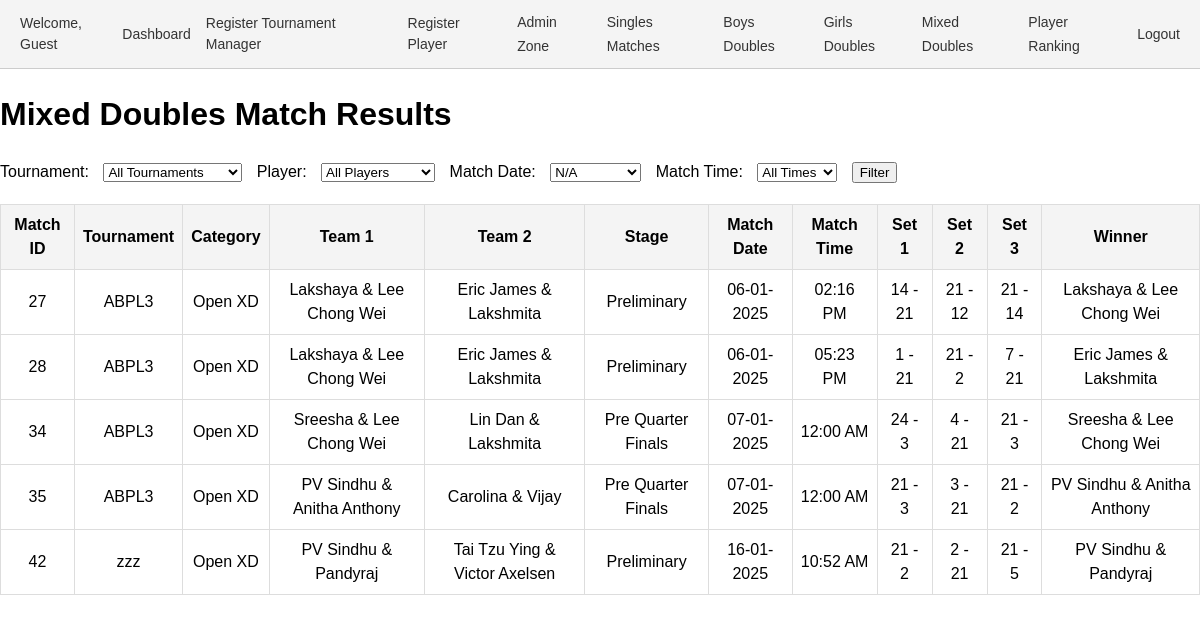
Page /results_xd.php on the committed database.
### tables this page shows
CREATE TABLE `matches` (
  `id` int(11) NOT NULL,
  `tournament_id` int(11) NOT NULL,
  `category_id` int(11) NOT NULL,
  `pool` enum('A','B') DEFAULT NULL,
  `player1_id` int(11) DEFAULT NULL,
  `player2_id` int(11) DEFAULT NULL,
  `pre_quarter` tinyint(1) DEFAULT 0,
  `quarter` tinyint(1) DEFAULT 0,
  `semi` tinyint(1) DEFAULT 0,
  `final` tinyint(1) DEFAULT 0,
  `set1_player1_points` int(11) DEFAULT 0,
  `set1_player2_points` int(11) DEFAULT 0,
  `set2_player1_points` int(11) DEFAULT 0,
  `set2_player2_points` int(11) DEFAULT 0,
  `set3_player1_points` int(11) DEFAULT 0,
  `set3_player2_points` int(11) DEFAULT 0,
  `created_by` int(11) DEFAULT NULL,
  `stage` enum('Pre Quarter Finals','Quarter Finals','Semifinals','Finals','Preliminary') NOT NULL,
  `match_date` date DEFAULT NULL,
  `match_time` varchar(255) NOT NULL,
  `team1_player1_id` int(11) NOT NULL DEFAULT 0,
  `team1_player2_id` int(11) NOT NULL DEFAULT 0,
  `team2_player1_id` int(11) DEFAULT 0,
  `team2_player2_id` int(11) DEFAULT 0,
  `set1_team1_points` int(11) NOT NULL DEFAULT 0,
  `set1_team2_points` int(11) DEFAULT 0,
  `set2_team1_points` int(11) DEFAULT 0,
  `set2_team2_points` int(11) DEFAULT 0,
  `set3_team1_points` int(11) DEFAULT 0,
  `set3_team2_points` int(11) DEFAULT 0,
  `player3_id` int(11) DEFAULT NULL,
  `player4_id` int(11) DEFAULT NULL,
  `deleted_at` datetime DEFAULT NULL
);

CREATE TABLE `tournaments` (
  `id` int(11) NOT NULL,
  `name` varchar(255) NOT NULL,
  `created_by` int(11) DEFAULT NULL,
  `year` int(11) NOT NULL DEFAULT year(curdate()),
  `moderated_by` int(11) DEFAULT NULL
);

CREATE TABLE `categories` (
  `id` int(11) NOT NULL,
  `name` varchar(255) NOT NULL,
  `created_by` int(11) NOT NULL,
  `age_group` varchar(255) DEFAULT NULL,
  `sex` varchar(10) DEFAULT NULL,
  `type` enum('singles','doubles','mixed doubles') DEFAULT 'singles',
  `tournament_id` int(11) NOT NULL
);

### results_xd.php (the view, shortened to what this page needs)
<?php include 'header.php'; ?>
<?php
require_once 'conn.php';
$conn = new mysqli($servername, $username, $password, $dbname);
$match_date = $_GET['match_date'] ?? '';
$dates = $conn->query("SELECT DISTINCT match_date FROM matches ORDER BY match_date");
$query = "
    SELECT
        m.id AS match_id,
        t.name AS tournament_name,
        c.name AS category_name,
        c.type AS category_type, /* Singles, Doubles, or Mixed Doubles */
        p1.name AS team1_player1_name,
        p2.name AS team1_player2_name,
        p3.name AS team2_player1_name,
        p4.name AS team2_player2_name,
        m.stage,
        m.match_date,
        m.match_time,
        m.set1_team1_points,
        m.set1_team2_points,
        m.set2_team1_points,
        m.set2_team2_points,
        m.set3_team1_points,
        m.set3_team2_points
    FROM matches m
    INNER JOIN tournaments t ON m.tournament_id = t.id
    INNER JOIN categories c ON m.category_id = c.id
    LEFT JOIN players p1 ON m.team1_player1_id = p1.id
    LEFT JOIN players p2 ON m.team1_player2_id = p2.id
    LEFT JOIN players p3 ON m.team2_player1_id = p3.id
    LEFT JOIN players p4 ON m.team2_player2_id = p4.id
    WHERE c.type = 'mixed doubles' /* Filter only Mixed Doubles categories */
";
$query .= " ORDER BY m.id";
$result = $conn->query($query);
?>
<!DOCTYPE html>
<html lang="en">
<head>
</head>
<body>
    <h1>Mixed Doubles Match Results</h1>
    <form method="get">
        <label for="tournament_id">Tournament:</label>
        <select name="tournament_id" id="tournament_id">
            <option value="">All Tournaments</option>
        </select>
        <label for="player_id">Player:</label>
        <select name="player_id" id="player_id">
            <option value="">All Players</option>
        </select>
        <label for="match_date">Match Date:</label>
        <select name="match_date" id="match_date">
            <?php while ($row = $dates->fetch_assoc()): ?>
                <option value="<?= $row['match_date'] ?>" <?= $match_date == $row['match_date'] ? 'selected' : '' ?>>
                    <?= $row['match_date'] ? date("d-m-Y", strtotime($row['match_date'])) : 'N/A' ?>
                </option>
            <?php endwhile; ?>
        </select>
        <label for="datetime">Match Time:</label>
        <select name="datetime" id="datetime">
            <option value="">All Times</option>
        </select>
        <button type="submit">Filter</button>
    </form>
    <?php if ($result->num_rows > 0): ?>
        <table>
            <tr>
                <th>Match ID</th>
                <th>Tournament</th>
                <th>Category</th>
                <th>Team 1</th>
                <th>Team 2</th>
                <th>Stage</th>
                <th>Match Date</th>
                <th>Match Time</th>
                <th>Set 1</th>
                <th>Set 2</th>
                <th>Set 3</th>
                <th>Winner</th>
            </tr>
            <?php while ($row = $result->fetch_assoc()):
                $team1 = $row['team1_player1_name'] . " & " . $row['team1_player2_name'];
                $team2 = $row['team2_player1_name'] . " & " . $row['team2_player2_name'];
                $team1_total = $row['set1_team1_points'] + $row['set2_team1_points'] + $row['set3_team1_points'];
                $team2_total = $row['set1_team2_points'] + $row['set2_team2_points'] + $row['set3_team2_points'];
                $winner = $team1_total > $team2_total ? $team1 : ($team1_total < $team2_total ? $team2 : 'Draw');
            ?>
                <tr>
                    <td><?= $row['match_id'] ?></td>
                    <td><?= $row['tournament_name'] ?></td>
                    <td><?= $row['category_name'] ?></td>
                    <td><?= $team1 ?></td>
                    <td><?= $team2 ?></td>
                    <td><?= $row['stage'] ?></td>
                    <td><?= $row['match_date'] ? date("d-m-Y", strtotime($row['match_date'])) : 'N/A' ?></td>
                    <td><?= $row['match_time'] ? date("h:i A", strtotime($row['match_time'])) : 'N/A' ?></td>
                    <td><?= $row['set1_team1_points'] . ' - ' . $row['set1_team2_points'] ?></td>
                    <td><?= $row['set2_team1_points'] . ' - ' . $row['set2_team2_points'] ?></td>
                    <td><?= $row['set3_team1_points'] . ' - ' . $row['set3_team2_points'] ?></td>
                    <td><?= $winner ?></td>
                </tr>
            <?php endwhile; ?>
        </table>
    <?php else: ?>
        <p>No matches found for the selected filters.</p>
    <?php endif; ?>
</body>
</html>

### header.php (style rules this page uses)
body { margin: 0; padding: 0; font-family: Arial, sans-serif; line-height: 1.5; }

### results_xd.php (style rules this page uses)
body { font-family: Arial, sans-serif; margin: 0px; }
table { width: 100%; border-collapse: collapse; margin: 20px 0; }
th, td { border: 1px solid #ddd; padding: 8px; text-align: center; }
th { background-color: #f4f4f4; }
form { margin-bottom: 20px; }
label, select, button { margin-right: 10px; }

### rows in the picture
matches: id "27", tournament.name "ABPL3", category.name "Open XD", team1 "Lakshaya & Lee Chong Wei", team2 "Eric James & Lakshmita", stage "Preliminary", match_date "06-01-2025", match_time "02:16 PM", set1_team1_points "14", set1_team2_points "21", set2_team1_points "21", set2_team2_points "12", set3_team1_points "21", set3_team2_points "14", winner "Lakshaya & Lee Chong Wei"
matches: id "28", tournament.name "ABPL3", category.name "Open XD", team1 "Lakshaya & Lee Chong Wei", team2 "Eric James & Lakshmita", stage "Preliminary", match_date "06-01-2025", match_time "05:23 PM", set1_team1_points "1", set1_team2_points "21", set2_team1_points "21", set2_team2_points "2", set3_team1_points "7", set3_team2_points "21", winner "Eric James & Lakshmita"
matches: id "34", tournament.name "ABPL3", category.name "Open XD", team1 "Sreesha & Lee Chong Wei", team2 "Lin Dan & Lakshmita", stage "Pre Quarter Finals", match_date "07-01-2025", match_time "12:00 AM", set1_team1_points "24", set1_team2_points "3", set2_team1_points "4", set2_team2_points "21", set3_team1_points "21", set3_team2_points "3", winner "Sreesha & Lee Chong Wei"
matches: id "35", tournament.name "ABPL3", category.name "Open XD", team1 "PV Sindhu & Anitha Anthony", team2 "Carolina & Vijay", stage "Pre Quarter Finals", match_date "07-01-2025", match_time "12:00 AM", set1_team1_points "21", set1_team2_points "3", set2_team1_points "3", set2_team2_points "21", set3_team1_points "21", set3_team2_points "2", winner "PV Sindhu & Anitha Anthony"
matches: id "42", tournament.name "zzz", category.name "Open XD", team1 "PV Sindhu & Pandyraj", team2 "Tai Tzu Ying & Victor Axelsen", stage "Preliminary", match_date "16-01-2025", match_time "10:52 AM", set1_team1_points "21", set1_team2_points "2", set2_team1_points "2", set2_team2_points "21", set3_team1_points "21", set3_team2_points "5", winner "PV Sindhu & Pandyraj"

### other values in the picture
$logged_in_user "Guest"
